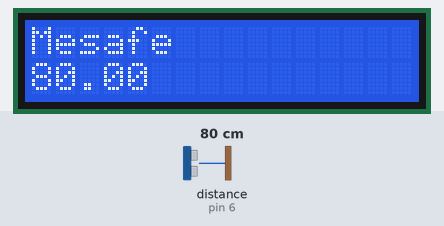
This sketch was run on a simulated Arduino Uno, built with avr-gcc and run on an emulated ATmega328P. On the bench: 16×2 character LCD. The test bench sets the inputs (shaded band); at power-on: distance to the obstacle (sensor on pin 6) 80 cm. What the sketch prints to the serial monitor is not drawn.

Above: at 1.2 s.
1.3 s: distance to the obstacle (sensor on pin 6) set to 2 cm
At 2.8 s:
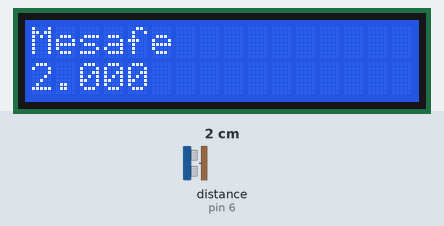
3.6 s: distance to the obstacle (sensor on pin 6) set to 4 cm
At 5.3 s:
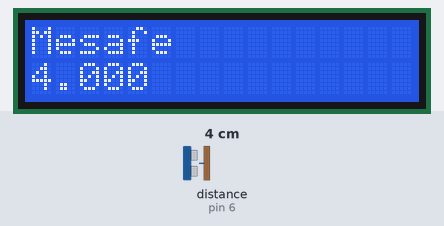
5.6 s: distance to the obstacle (sensor on pin 6) set to 9 cm
At 6.6 s:
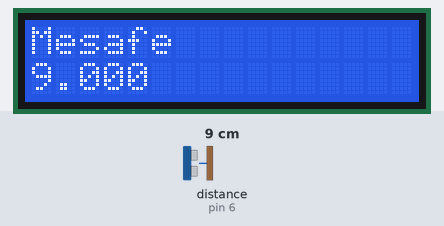
Timing chart, 0 to 8.6 s (numbered marks = the images above; inputs shaded):
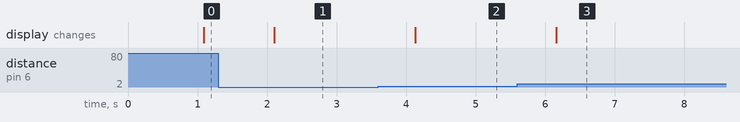

Measured:
- after the input at 1.3 s, the display: changes after 0.81 s (image 1)
- after the input at 3.6 s, the display: changes after 0.53 s (image 2)
- after the input at 5.6 s, the display: changes after 0.56 s (image 3)

The sketch:

mesafeOlcme.ino
```cpp
#include <HCSR04.h>

HCSR04 hc(5, 6);

#include <LiquidCrystal_I2C.h>

#include<Wire.h>

LiquidCrystal_I2C ekran(0x27,16,2);

void setup()
{
    Serial.begin(9600);
    ekran.init();
    ekran.backlight();
}

void loop()
{
    Serial.println(hc.dist());
    delay(1000);

    ekran.setCursor(0,0);
    ekran.print("Mesafe");
    ekran.setCursor(0,1);
    ekran.print(hc.dist());
}
```
